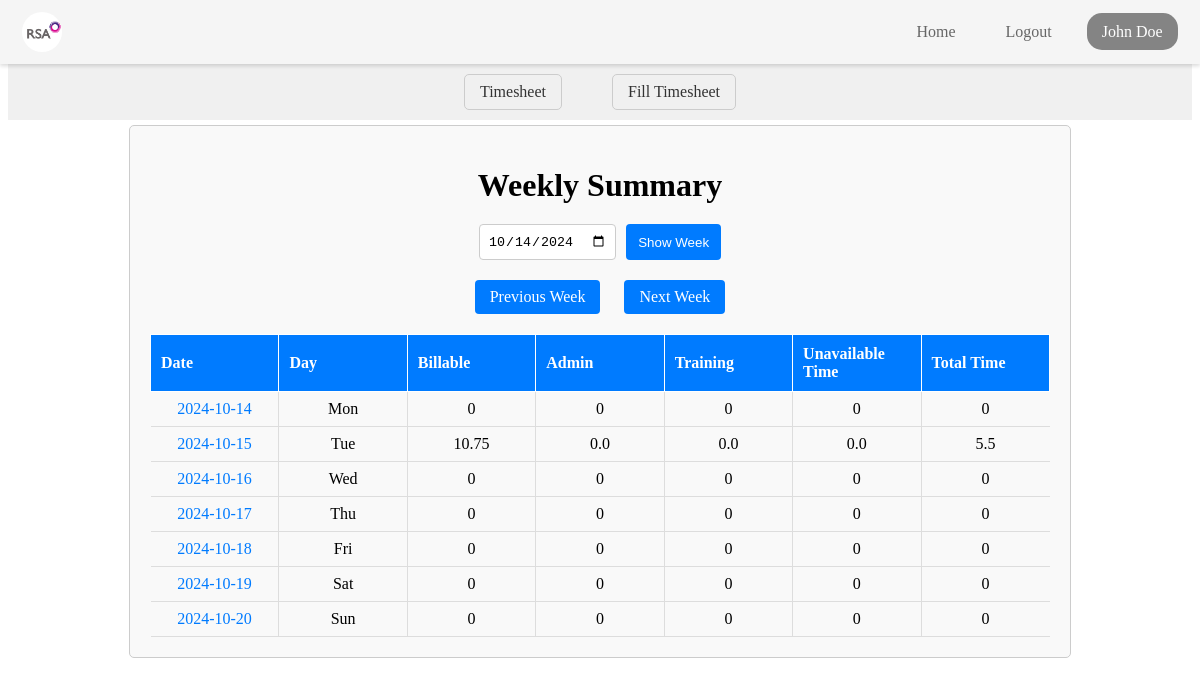
Page /view_summary (signed in) on the committed database.
### tables this page shows
CREATE TABLE EMS_users (
    EmployeeID TEXT PRIMARY KEY,
    Fname TEXT,
    Mname TEXT,
    Lname TEXT,
    ManagerID TEXT,
    EMSlogin TEXT,
    Role TEXT,
    Team TEXT,
    ManagerName TEXT,
    Password TEXT
, Email VARCHAR(255));

CREATE TABLE timesheet_entries (
    entree_id INTEGER PRIMARY KEY AUTOINCREMENT,
    employee_id TEXT,
    fname TEXT,
    lname TEXT,
    team TEXT,
    manager_name TEXT,
    date TEXT,
    duration_hours INTEGER,
    duration_minutes INTEGER,
    billable_time REAL,
    nonbillable_admin_time REAL,
    nonbillable_training_time REAL,
    unavailable_time Real,
    total_time REAL,
    project_code TEXT,
    allocation_type TEXT,
    holiday_status TEXT,
    category_1 TEXT,
    category_2 TEXT,
    category_3 TEXT,
    comments TEXT
, entry_timestamp REAL);

### app.py (the view)
@app.route('/view_summary', methods=['GET'])
@login_required
def view_summary():
    selected_date = request.args.get('date', datetime.now().strftime('%Y-%m-%d'))
    current_date = datetime.strptime(selected_date, '%Y-%m-%d')
    weekday_index = current_date.weekday()
    start_date = current_date - timedelta(days=weekday_index)
    end_date = start_date + timedelta(days=6)
    summary = {
        "dates": {f"{(start_date + timedelta(days=i)).strftime('%Y-%m-%d')}": {
            "day": (start_date + timedelta(days=i)).strftime('%a'),
            "billable": 0,
            "nonbillable_admin_time": 0,
            "nonbillable_training_time": 0,
            "non-billable": 0,
            "unavailable_time": 0,
            "total_time": 0
        } for i in range(7)},
        "totals": {
            "billable": 0,
            "nonbillable_admin_time": 0,
            "nonbillable_training_time": 0,
            "non-billable": 0,
            "unavailable_time": 0,
            "total_time": 0
        }
    }
    try:
        conn = get_db_connection()
        entries = conn.execute(
            '''SELECT * FROM timesheet_entries
               WHERE date BETWEEN ? AND ? AND employee_id = ?''',
            (start_date.strftime('%Y-%m-%d'), end_date.strftime('%Y-%m-%d'), current_user.id)
        ).fetchall()
        conn.close()
        for entry in entries:
            date = entry['date']
            billable_time = entry['billable_time']
            nonbillable_admin_time = entry['nonbillable_admin_time']
            nonbillable_training_time = entry['nonbillable_training_time']
            unavailable_time = entry['unavailable_time']
            total_time = entry['total_time']
            day_summary = summary['dates'][date]
            day_summary['billable'] += billable_time
            day_summary['nonbillable_admin_time'] += nonbillable_admin_time
            day_summary['nonbillable_training_time'] += nonbillable_training_time
            day_summary['non-billable'] += nonbillable_admin_time + nonbillable_training_time
            day_summary['unavailable_time'] += unavailable_time
            day_summary['total_time'] += total_time
            summary['totals']['billable'] += billable_time
            summary['totals']['nonbillable_admin_time'] += nonbillable_admin_time
            summary['totals']['nonbillable_training_time'] += nonbillable_training_time
            summary['totals']['non-billable'] += nonbillable_admin_time + nonbillable_training_time
            summary['totals']['unavailable_time'] += unavailable_time
            summary['totals']['total_time'] += total_time
    except Exception as e:
        flash(f"An error occurred while fetching the summary: {str(e)}", 'error')
        return redirect(url_for('home'))
    return render_template('view_summary.html', summary=summary, start_date=start_date.strftime('%Y-%m-%d'), id =current_user.id, fname=current_user.fname, lname=current_user.lname, role=current_user.role, team=current_user.team ,managername=current_user.managername, email =current_user.email)

### app.py (called while the page is built)
def get_db_connection():
    conn = sqlite3.connect('ems_user.db')
    conn.row_factory = sqlite3.Row
    return conn

@login_manager.user_loader
def load_user(user_id):
    conn = get_db_connection()
    user = conn.execute('SELECT * FROM EMS_users WHERE EmployeeID = ?', (user_id,)).fetchone()
    conn.close()
    if user:
        return User(user['EmployeeID'], user['Fname'], user['Lname'], user['Role'], user['Team'] ,user['ManagerName'],user['Email'])
    return None

### templates/view_summary.html (shortened to what this page needs)
<!DOCTYPE html>
<html lang="en">
  <head>
    <link
      rel="stylesheet"
      href="{{ url_for('static', filename='css/timesheet/view_summary.css') }}"
    />
  </head>
  <body>
    {% include 'navbar.html' %}
    <div class="summary-box">
      <nav class="ts-nav-container">
        <div class="ts-nav-center">
          <a href="/timesheet_home" class="ts-nav-link">Timesheet</a>
          <a href="/fill_timesheet" class="ts-nav-link">Fill Timesheet</a>
        </div>
      </nav>
      <div class="ts-summary-container">
        <h1 class="ts-summary-title">Weekly Summary</h1>
        <form
          action="{{ url_for('view_summary') }}"
          method="get"
          class="ts-summary-form"
        >
          <input
            type="date"
            name="date"
            value="{{ start_date }}"
            required
            class="ts-summary-date-input"
          />
          <button type="submit" class="ts-summary-button">Show Week</button>
        </form>
        <div class="ts-summary-navigation">
          <a
            href="{{ url_for('previous_week', start_date=start_date) }}"
            class="ts-summary-link"
            >Previous Week</a
          >
          <a
            href="{{ url_for('next_week', start_date=start_date) }}"
            class="ts-summary-link"
            >Next Week</a
          >
        </div>
        <table class="ts-summary-table">
          <thead>
            <tr>
              <th class="ts-summary-header">Date</th>
              <th class="ts-summary-header">Day</th>
              <th class="ts-summary-header">Billable</th>
              <th class="ts-summary-header">Admin</th>
              <th class="ts-summary-header">Training</th>
              <th class="ts-summary-header">Unavailable Time</th>
              <th class="ts-summary-header">Total Time</th>
            </tr>
          </thead>
          <tbody>
            {% if summary.dates %} {% for date, details in summary.dates.items()
            %}
            <tr>
              <td class="ts-summary-data">
                <a
                  href="{{ url_for('view_entries_by_date', date=date) }}"
                  class="ts-summary-link"
                  >{{ date }}</a
                >
              </td>
              <td class="ts-summary-data">{{ details['day'] }}</td>
              <td class="ts-summary-data">{{ details['billable'] }}</td>
              <td class="ts-summary-data">
                {{ details['nonbillable_admin_time'] }}
              </td>
              <td class="ts-summary-data">
                {{ details['nonbillable_training_time'] }}
              </td>
              <td class="ts-summary-data">{{ details['unavailable_time'] }}</td>
              <td class="ts-summary-data">{{ details['total_time'] }}</td>
            </tr>
            {% endfor %} {% else %}
            <tr>
              <td colspan="8" class="ts-summary-no-data">
                No entries found for this week.
              </td>
            </tr>
            {% endif %}
          </tbody>
        </table>
      </div>
    </div>
  </body>
</html>

### templates/navbar.html (shortened to what this page needs)
<!DOCTYPE html>
<html lang="en">
  <head>
    <link
      rel="stylesheet"
      href="{{ url_for('static', filename='css/navbar/navbar.css') }}"
    />
  </head>
  <body>
    <header id="navbar">
      <nav class="navbar-container container">
        <a href="/home" class="home-link">
          <div class="navbar-logo">
            <img
              src="{{ url_for('static', filename='images/logo.png') }}"
              alt="Logo"
            />
          </div>
        </a>
        <div class="navbar-links">
          <a class="navbar-link" href="/home">Home</a>
          <a class="navbar-link" href="/logout">Logout</a>
          <div class="navInfo" data-toggle="false">
            <a class="navbar-link-name" href="#">
              <span>{{ fname }} {{ lname }}</span>
            </a>
          </div>
        </div>
      </nav>
    </header>
  </body>
</html>

### static/css/timesheet/view_summary.css (style rules this page uses)
.summary-box { margin-top: 64px; }
.ts-summary-container { max-width: 900px; margin: 0 auto; padding: 20px; border: 1px solid #ccc; border-radius: 5px; background-color: #f9f9f9; }
.ts-summary-title { text-align: center; margin-bottom: 20px; }
.ts-summary-form { display: flex; justify-content: center; margin-bottom: 20px; }
.ts-summary-date-input { padding: 8px; border: 1px solid #ccc; border-radius: 4px; margin-right: 10px; }
.ts-summary-button { background-color: #007bff; color: white; padding: 8px 12px; border: none; border-radius: 4px; cursor: pointer; }
.ts-summary-navigation { text-align: center; margin-bottom: 20px; }
.ts-summary-link { margin: 0 10px; text-decoration: none; color: #007bff; }
.ts-summary-table { width: 100%; border-collapse: collapse; table-layout: fixed; }
.ts-summary-header { background-color: #007bff; color: white; padding: 10px; text-align: left; width: 14.28%; border: 1px solid white; }
.ts-summary-data { padding: 8px; border-bottom: 1px solid #ddd; text-align: center; border-left: 1px solid #ddd; }
.ts-summary-data:first-child { border-left: none; }
.ts-summary-navigation a { display: inline-block; padding: 8px 15px; margin: 0 10px; text-decoration: none; color: white; background-color: #007bff; border-radius: 4px; }
.ts-nav-container { margin-top: 64px; margin-bottom: 5px; display: flex; justify-content: center; align-items: center; padding: 10px 20px; background-color: #f0f0f0; }
.ts-nav-center { display: flex; }
.ts-nav-link { margin: 0 25px; text-decoration: none; color: #333; border: 1px solid #ccc; padding: 8px 15px; border-radius: 5px; }

### static/css/navbar/navbar.css (style rules this page uses)
#navbar { --navbar-bg-color: whitesmoke; --navbar-text-color: #666; --navbar-text-color-focus: #fff; --navbar-bg-contrast: rgb(255, 0, 85); position: fixed; top: 0; left: 0; right: 0; height: 64px; background-color: var(--navbar-bg-color); box-shadow: 0 2px 4px rgba(0, 0, 0, 0.15); z-index: 99; }
.navbar-container { display: flex; justify-content: space-between; align-items: center; height: 100%; padding: 0 1.4rem; }
.home-link { display: flex; align-items: center; }
.navbar-logo { background-color: var(--navbar-text-color-focus); border-radius: 50%; width: 40px; height: 40px; margin-right: 0.5em; }
.navbar-logo img { width: 50px; margin-top: -0.42rem; margin-left: -0.2rem; }
.navbar-links { display: flex; align-items: center; gap: 20px; }
.navbar-link { color: var(--navbar-text-color); text-decoration: none; border-radius: 15px; font-weight: 500; padding: 10px 15px; transition: background-color 0.3s ease; border-radius: 15px; }
.navbar-link-name { background-color: #666666c9; color: #fff; padding: 10px 15px; border-radius: 15px; text-decoration: none; }
.navInfo { position: relative; color: black; }

### rows in the picture
EMS_users: Fname "John", Lname "Doe"
timesheet_entries: date "2024-10-15", day "Tue", billable "10.75", nonbillable_admin_time "0.0", nonbillable_training_time "0.0", unavailable_time "0.0", total_time "5.5"

### other values in the picture
{{ date }} "2024-10-14" "2024-10-16" "2024-10-17" "2024-10-18" "2024-10-19" "2024-10-20"
{{ details['day'] }} "Mon" "Wed" "Thu" "Fri" "Sat" "Sun"
{{ details['billable'] }} "0" "0" "0" "0" "0" "0"
{{ details['nonbillable_admin_time'] }} "0" "0" "0" "0" "0" "0"
{{ details['nonbillable_training_time'] }} "0" "0" "0" "0" "0" "0"
{{ details['unavailable_time'] }} "0" "0" "0" "0" "0" "0"
{{ details['total_time'] }} "0" "0" "0" "0" "0" "0"
